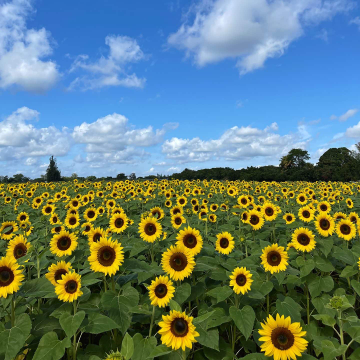
#> input picture a-02/a2images/a2images/the_berry_farms_sunflower_field.jpeg, 360 x 360 px, found by its file name
$ jupyter execute --allow-errors assignment.ipynb
#> lines starting #> are read from the running program, lines starting #| are printed output that depends on the picture; after the words box and inside, x2 and y2 are one past the last pixel; in counts of white or black regions, pixels touching at a corner belong together
# Imports

[cell 1]
import cv2
import numpy as np
import matplotlib.pyplot as plt
from scipy.ndimage import gaussian_laplace, maximum_filter
from pathlib import Path
import csv
from scipy.optimize import minimize

# Q1

[cell 2]
im = cv2.imread("C:\\EN3160 - Image Processing and Machine Vision\\a-02\\a2images\\a2images\\the_berry_farms_sunflower_field.jpeg",cv2.IMREAD_REDUCED_COLOR_4)
#> im is the input picture: shape (360, 360, 3); mean B, G, R 119.1, 125.3, 100.4
gray = cv2.cvtColor(im, cv2.COLOR_BGR2GRAY)
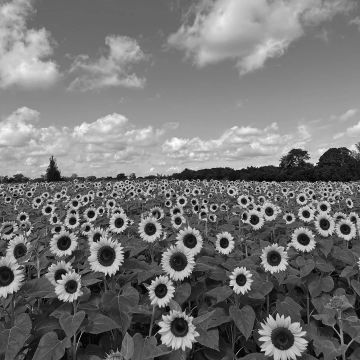
#> gray: shape (360, 360); min 1, max 253, mean 117.1
gray = gray.astype(np.float32) / 255.0
print("Image dimensions:", gray.shape)
#| Image dimensions: (360, 360)

[cell 3]
SIGMAS = np.linspace(1.0, 12.0, num=25)
RELATIVE_THRESHOLD = 0.6

[cell 4]
responses = []
for sigma in SIGMAS:
    log_response = gaussian_laplace(gray, sigma=sigma)
    normalized_log = (sigma ** 2) * log_response
    response = np.abs(normalized_log)
    responses.append(response)
#> this loop made 25 passes
#> pass 1, `log_response = gaussian_laplace(gray, sigma=sigma)`:
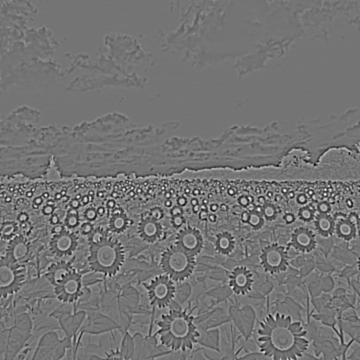
#> log_response: shape (360, 360) float32; min -0.303, max 0.359, mean -6.62e-05; drawn with min black and max white
#> pass 1, `response = np.abs(normalized_log)`:
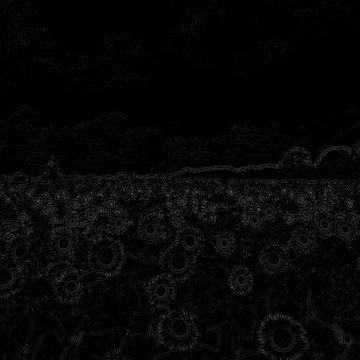
#> response: shape (360, 360) float32; min 1.25e-07, max 0.359, mean 0.0274
#> pass 2, `log_response = gaussian_laplace(gray, sigma=sigma)`:
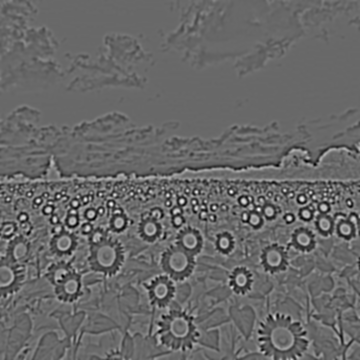
#> log_response: shape (360, 360) float32; min -0.129, max 0.185, mean -5.38e-05; drawn with min black and max white
#> after the loop, responses = 25 items

[cell 5]
scale_space = np.stack(responses, axis=0)
local_max = maximum_filter( scale_space,size=(3, 5,5),mode="nearest")
threshold = RELATIVE_THRESHOLD * float(scale_space.max())
#> threshold = 0.241
is_extremum = ((scale_space == local_max)& (scale_space >= threshold))
scale_idx, y_idx, x_idx = np.where(is_extremum)
#> scale_idx = 180 values from 0 to 24; y_idx = 180 values, max 359 at index 56, min 153 at index 0, mean 232; x_idx = 180 values, max 353 at index 102, min 0 at index 165, mean 181.3

blobs = []
for si, y, x in zip(scale_idx, y_idx, x_idx):
    sigma = float(SIGMAS[si])
    response = float(scale_space[si, y, x])
    radius = np.sqrt(2.0) * sigma
    blobs.append(
        (response, int(x), int(y), sigma, float(radius))
    )
#> this loop made 180 passes
#> (si, y, x, sigma, response, radius) on passes 1 to 3: (0, 153, 349, 1, 0.249, 1.41), (0, 164, 315, 1, 0.265, 1.41), (0, 183, 145, 1, 0.242, 1.41)
#> after the loop, blobs = 180 items, first 6: (0.249, 349, 153, 1, 1.41), (0.265, 315, 164, 1, 1.41), (0.242, 145, 183, 1, 1.41), (0.25, 132, 188, 1, 1.41), (0.256, 163, 188, 1, 1.41), (0.252, 222, 188, 1, 1.41)
blobs.sort(key=lambda item: item[0], reverse=True)

[cell 6]
result = im.copy()

for response, x, y, sigma, radius in blobs:
    cv2.circle(
        result,
        (x, y),
        max(1, int(round(radius))),
        (0, 0, 255),
        1,
        cv2.LINE_AA
    )
#> this loop made 180 passes
#> (response, x, y, sigma, radius) on passes 1 to 3: (0.401, 323, 207, 2.38, 3.36), (0.4, 306, 214, 2.38, 3.36), (0.395, 269, 211, 2.83, 4.01)
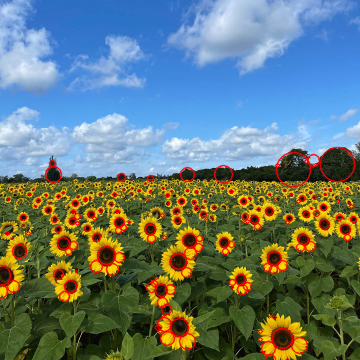
#> result: shape (360, 360, 3); 6.47% of pixels changed, all inside (x1, y1, x2, y2) = (0, 146, 358, 360)

largest = sorted(
    blobs,
    key=lambda item: item[4],
    reverse=True
)[:10]
#> largest = 10 items, first 6: (0.246, 293, 169, 12, 16.97), (0.244, 337, 164, 12, 16.97), (0.349, 282, 338, 7.42, 10.49), (0.339, 0, 275, 7.42, 10.49), (0.252, 223, 174, 6.5, 9.19), (0.363, 106, 255, 6.04, 8.54)

# print("\nLargest detected circles")
# print("Rank | x | y | sigma | radius | LoG response")

# for rank, (response, x, y, sigma, radius) in enumerate(
#     largest, start=1
# ):
#     print(
#         f"{rank:4d} | {x:4d} | {y:4d} | "
#         f"{sigma:5.2f} | {radius:6.2f} | "
#         f"{response:.5f}"
#     )

with open("q1_largest_circles.csv", "w", newline="") as f:
    writer = csv.writer(f)
    writer.writerow(
        ["rank", "x", "y", "sigma", "radius_pixels", "log_response"]
    )

    for rank, blob in enumerate(largest, start=1):
        response, x, y, sigma, radius = blob
        writer.writerow(
            [rank, x, y, sigma, radius, response]
        )
#> this loop made 10 passes
#> (response, x, y, sigma, radius) on passes 1 to 10: (0.246, 293, 169, 12, 16.97), (0.244, 337, 164, 12, 16.97), (0.349, 282, 338, 7.42, 10.49), (0.339, 0, 275, 7.42, 10.49), (0.252, 223, 174, 6.5, 9.19), (0.363, 106, 255, 6.04, 8.54), (0.346, 179, 327, 6.04, 8.54), (0.353, 178, 261, 5.58, 7.9), (0.302, 53, 174, 5.58, 7.9), (0.263, 187, 341, 5.58, 7.9)


result_rgb = cv2.cvtColor(result, cv2.COLOR_BGR2RGB)
original_rgb = cv2.cvtColor(im, cv2.COLOR_BGR2RGB)

fig, axes = plt.subplots(1, 2, figsize=(15, 7))

axes[0].imshow(original_rgb)
axes[0].set_title("Original sunflower image")
axes[0].axis("off")

axes[1].imshow(result_rgb)
axes[1].set_title("Scale-space LoG blob detections")
axes[1].axis("off")

plt.tight_layout()
plt.savefig("q1_log_detection_result.png", dpi=200)
plt.show()

max_response_image = scale_space.max(axis=0)
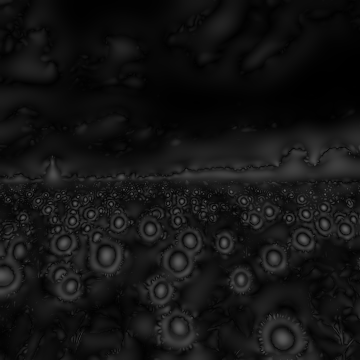
#> max_response_image: shape (360, 360) float32; min 0.000874, max 0.401, mean 0.0783

# [8 lines of commented-out code are left out]

# Q2

[cell 7]
np.random.seed(0)

N = 100
half_n = N // 2

# Ground-truth circle
r_gt = 10
x0_gt, y0_gt = 2, 3
s_circle = r_gt / 16

t = np.random.uniform(0, 2 * np.pi, half_n)
n = s_circle * np.random.randn(half_n)

x = x0_gt + (r_gt + n) * np.cos(t)
y = y0_gt + (r_gt + n) * np.sin(t)
X_circ = np.column_stack((x, y))

# Ground-truth line: y = mx + b
m_gt, b_gt = -1, 2
s_line = 1.0

x = np.linspace(-12, 12, half_n)
y = m_gt * x + b_gt + s_line * np.random.randn(half_n)
X_line = np.column_stack((x, y))

# Combined point set
X = np.vstack((X_circ, X_line))

[cell 8]
plt.figure(figsize=(9, 7))
plt.scatter(X_line[:, 0], X_line[:, 1], s=10, color="orange", alpha=0.5)
plt.scatter(X_circ[:, 0], X_circ[:, 1], s=10, color="blue", alpha=0.5)
circle = plt.Circle((x0_gt, y0_gt), r_gt, color="blue", fill=False, lw=2, label="Ground-truth circle")
plt.gca().add_artist(circle)
line_x = np.array([-12, 12])
line_y = m_gt * line_x + b_gt
plt.plot(line_x, line_y, color="green", lw=2, label="Ground-truth line")
plt.title("Synthetic dataset: circle and line with noise")
plt.xlabel("x")
plt.ylabel("y")
plt.axis("equal")
plt.tight_layout()
plt.legend()
plt.show()
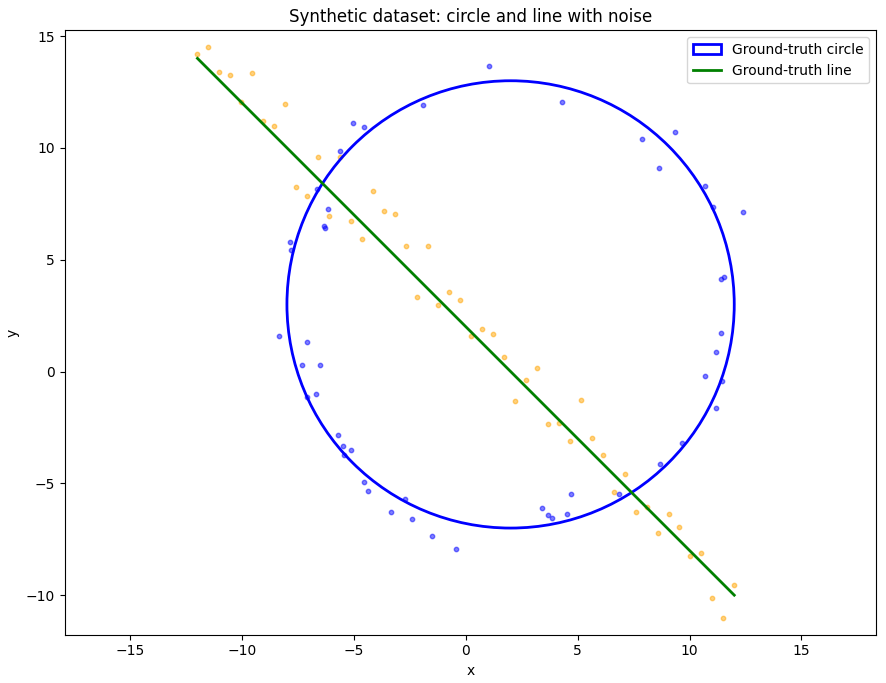
#> figure drawn by matplotlib, 1 panel

## RANSAC LINE FITTING

[cell 9]
def line_from_two_points(p1, p2):
    direction = p2 - p1
    length = np.linalg.norm(direction)
    if length < 1e-10:
        return None
    normal = np.array([-direction[1], direction[0]]) / length
    d = np.dot(normal, p1)
    return normal[0], normal[1], d

def line_distances(points, model):
    a, b, d = model
    return np.abs(a * points[:, 0] + b * points[:, 1] - d)

def ransac_line(points, iterations=3000, threshold=1.8,
                min_inliers=35):
#> called with points = array of shape (100, 2), iterations = 3000, threshold = 1.8, min_inliers = 35
    best_model = None
    best_inliers = None
    best_sample = None

    for _ in range(iterations):
        # A line requires two sample points
        indices = np.random.choice(len(points), 2, replace=False)
        sample = points[indices]

        model = line_from_two_points(sample[0], sample[1])

        if model is None:
            continue

        distances = line_distances(points, model)
        inliers = distances < threshold

        if inliers.sum() >= min_inliers:
            if (best_inliers is None or
                    inliers.sum() > best_inliers.sum()):
                best_model = model
                best_inliers = inliers
                best_sample = sample.copy()

    return best_model, best_inliers, best_sample
line_fit, line_inliers, line_sample = ransac_line(X)
#> (the rest of this cell did not finish here and is left out)

[cell 10]
plt.figure(figsize=(9, 7))

plt.scatter(X_line[:, 0], X_line[:, 1],
            s=10, color="orange", alpha=0.5, label="Line points")
plt.scatter(X_circ[:, 0], X_circ[:, 1],
            s=10, color="blue", alpha=0.5, label="Circle points")

plt.scatter(X[line_inliers, 0], X[line_inliers, 1],
            s=25, color="olive", label="Line inliers")

plt.scatter(line_sample[:, 0], line_sample[:, 1],
            s=100, marker="x", color="red",
            label="Best two-point sample")

circle = plt.Circle((x0_gt, y0_gt), r_gt,
                    color="blue", fill=False, lw=2,
                    label="Ground-truth circle")
plt.gca().add_artist(circle)

line_x = np.array([-12, 12])
line_y = m_gt * line_x + b_gt
plt.plot(line_x, line_y, color="green", lw=2,
         label="Ground-truth line")

# Convert ax + by = d to y = mx + c
#> (the rest of this cell did not finish here and is left out)

[cell 11]
def fit_line_tls(points):
    centroid = points.mean(axis=0)
    centered = points - centroid

    # SVD: smallest singular direction is the line normal
    _, _, vt = np.linalg.svd(centered, full_matrices=False)

    normal = vt[-1]
    normal = normal / np.linalg.norm(normal)
    d = np.dot(normal, centroid)

    return normal[0], normal[1], d


# Refine line using the RANSAC consensus
line_best = fit_line_tls(X[line_inliers])

# Remove line inliers for Question 2(b)
X_remaining = X[~line_inliers]

print("QUESTION 2(a): LINE FITTING")
#> (the rest of this cell did not finish here and is left out)

## CIRCLE ESTIMATION FROM THREE POINTS

[cell 12]
def circle_from_three_points(points):

    p1, p2, p3 = points

    A = 2 * np.array([
        [p2[0] - p1[0], p2[1] - p1[1]],
        [p3[0] - p1[0], p3[1] - p1[1]]
    ])

    rhs = np.array([
        p2 @ p2 - p1 @ p1,
        p3 @ p3 - p1 @ p1
    ])

    if abs(np.linalg.det(A)) < 1e-8:
        return None

    cx, cy = np.linalg.solve(A, rhs)
    radius = np.linalg.norm(p1 - np.array([cx, cy]))

    if not np.isfinite(radius):
        return None

    return cx, cy, radius


def circle_distances(points, model):

    cx, cy, radius = model
    distances = np.linalg.norm(
        points - np.array([cx, cy]), axis=1
    )
    return np.abs(distances - radius)

##RANSAC CIRCLE FITTING

[cell 13]
def ransac_circle(points, iterations=5000, threshold=1.2,
                  min_inliers=30):
#> called with points = array of shape (43, 2), iterations = 5000, threshold = 1.2, min_inliers = 30
    best_model = None
    best_inliers = None
    best_sample = None

    if len(points) < 3:
        raise RuntimeError("Not enough points to fit a circle.")

    for _ in range(iterations):
        # Three non-collinear points determine a circle
        indices = np.random.choice(len(points), 3, replace=False)
        sample = points[indices]
        model = circle_from_three_points(sample)
        if model is None:
            continue
        distances = circle_distances(points, model)
        inliers = distances < threshold
        if inliers.sum() >= min_inliers:
            if (best_inliers is None or
                    inliers.sum() > best_inliers.sum()):
                best_model = model
                best_inliers = inliers
                best_sample = sample.copy()

    if best_model is None:
        raise RuntimeError(
            "No acceptable circle consensus found. "
            "Adjust the threshold or minimum consensus."
        )

    return best_model, best_inliers, best_sample


circle_ransac, circle_inliers, circle_sample = ransac_circle(
    X_remaining
)

[cell 14]
fig, ax = plt.subplots(figsize=(9, 7))

# Original line and circle points
ax.scatter(
    X_line[:, 0], X_line[:, 1],
    s=10, color="orange", alpha=0.5,
    label="Line points"
)

ax.scatter(
    X_circ[:, 0], X_circ[:, 1],
    s=10, color="blue", alpha=0.5,
    label="Circle points"
)

# Ground-truth circle
gt_circle = plt.Circle(
    (x0_gt, y0_gt), r_gt,
    color="blue", fill=False, linewidth=2,
    label="Ground-truth circle"
)
ax.add_patch(gt_circle)

# Ground-truth line
line_x = np.array([-12, 12])
line_y = m_gt * line_x + b_gt

ax.plot(
    line_x, line_y,
    color="green", linewidth=2,
    label="Ground-truth line"
)

# Remaining points after line fitting
ax.scatter(
    X_remaining[:, 0], X_remaining[:, 1],
    c="gray", s=20, alpha=0.6,
    label="Remaining points"
)

# RANSAC circle
cx, cy, radius = circle_ransac

ransac_circle_patch = plt.Circle(
    (cx, cy), radius,
    color="red", fill=False, linewidth=2,
    label="RANSAC circle fit"
)
ax.add_patch(ransac_circle_patch)

# Circle inliers
ax.scatter(
    X_remaining[circle_inliers, 0],
    X_remaining[circle_inliers, 1],
    c="limegreen", s=25,
    label="Circle inliers"
)

# Three points used by the best RANSAC sample
ax.scatter(
    circle_sample[:, 0], circle_sample[:, 1],
    c="black", marker="x", s=80,
    label="Sampled points"
)

ax.set_aspect("equal", adjustable="box")
ax.set_title("Ground Truth vs RANSAC Circle Fitting")
ax.set_xlabel("X")
ax.set_ylabel("Y")
ax.legend(
    loc="upper left",
    bbox_to_anchor=(1.02, 1),
    borderaxespad=0
)

ax.scatter(
    X_remaining[:, 0],
    X_remaining[:, 1],
    c="gray",
    s=12,
    alpha=0.35,
    label="_nolegend_"
)

plt.tight_layout()
plt.show()
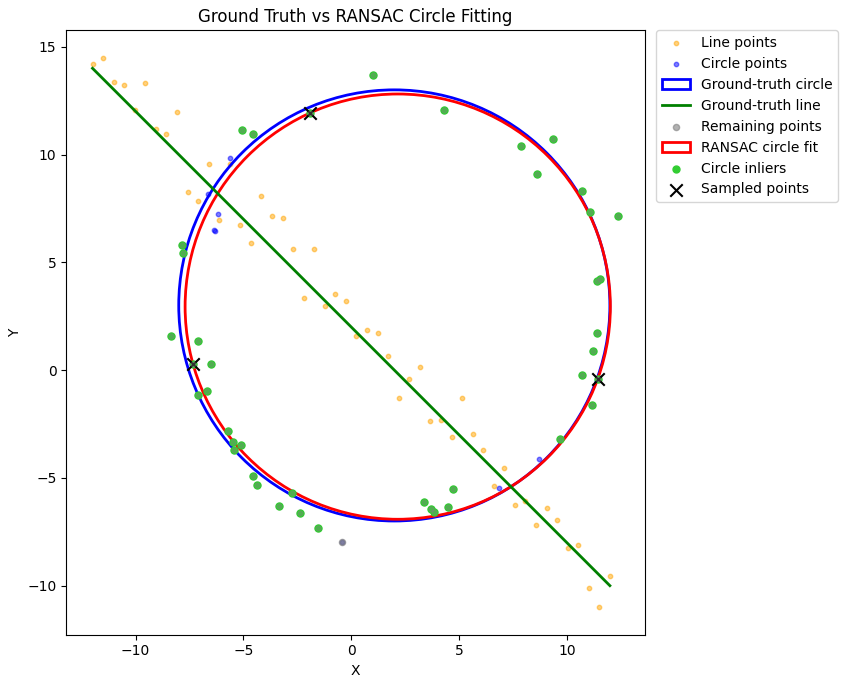
#> figure drawn by matplotlib, 1 panel
ax.grid(alpha=0.2)


print("RANSAC circle (cx, cy, radius):", circle_ransac)
print("Number of circle inliers:", circle_inliers.sum())
print("Number of remaining points:", len(X_remaining))

$ run again, with a-02/a2images/a2images/pg.jpeg copied over a-02/a2images/a2images/the_berry_farms_sunflower_field.jpeg
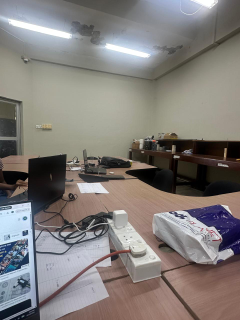
#> input picture a-02/a2images/a2images/pg.jpeg, 240 x 320 px, found by its file name
#> im is the input picture: shape (320, 240, 3); mean B, G, R 121.2, 124.3, 129.2
#| Image dimensions: (320, 240)
#> after the loop `for sigma in SIGMAS:`: responses = 25 items
#> threshold = 0.199
#> scale_idx = 93 values from 0 to 24; y_idx = 93 values, max 319 at index 56, min 0 at index 84, mean 218.7; x_idx = 93 values, max 239 at index 82, min 0 at index 38, mean 99.17
#> the loop `for si, y, x in zip(scale_idx, y_idx, x_idx):` made 93 passes
#> (si, y, x, sigma, response, radius) on passes 1 to 8: (0, 137, 152, 1, 0.205, 1.41), (0, 149, 225, 1, 0.252, 1.41), (0, 160, 130, 1, 0.254, 1.41), (0, 161, 77, 1, 0.213, 1.41), (0, 165, 223, 1, 0.225, 1.41), (0, 193, 96, 1, 0.208, 1.41), (0, 207, 10, 1, 0.205, 1.41), (0, 211, 229, 1, 0.224, 1.41)
#> after the loop `for si, y, x in zip(scale_idx, y_idx, x_idx):`: blobs = 93 items, first 6: (0.205, 152, 137, 1, 1.41), (0.252, 225, 149, 1, 1.41), (0.254, 130, 160, 1, 1.41), (0.213, 77, 161, 1, 1.41), (0.225, 223, 165, 1, 1.41), (0.208, 96, 193, 1, 1.41)
#> the loop `for response, x, y, sigma, radius in blobs:` made 93 passes
#> (response, x, y, sigma, radius) on passes 1 to 8: (0.332, 24, 233, 1.92, 2.71), (0.32, 229, 252, 3.29, 4.66), (0.298, 206, 0, 9.71, 13.73), (0.29, 182, 216, 1.92, 2.71), (0.276, 25, 260, 2.83, 4.01), (0.274, 15, 219, 12, 16.97), (0.274, 24, 218, 1.46, 2.06), (0.273, 175, 156, 1.46, 2.06)
#> after the loop `for response, x, y, sigma, radius in blobs:`:
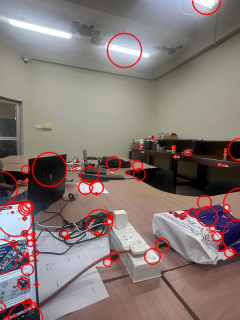
#> result: shape (320, 240, 3); 6.88% of pixels changed, all inside (x1, y1, x2, y2) = (0, 0, 240, 320)
#> largest = 10 items, first 6: (0.274, 15, 219, 12, 16.97), (0.241, 239, 236, 12, 16.97), (0.233, 49, 169, 12, 16.97), (0.218, 25, 319, 12, 16.97), (0.212, 124, 50, 12, 16.97), (0.21, 0, 188, 12, 16.97)
#> the loop `for rank, blob in enumerate(largest, start=1):` made 10 passes
#> `max_response_image = scale_space.max(axis=0)`:
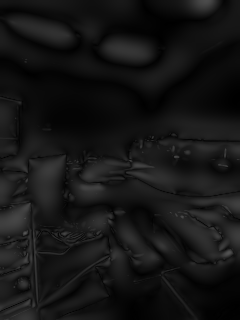
#> max_response_image: shape (320, 240) float32; min 0.00201, max 0.332, mean 0.0841

$ run again, with a-02/a2images/a2images/wadham.jpg copied over a-02/a2images/a2images/the_berry_farms_sunflower_field.jpeg
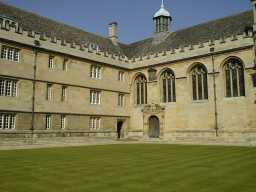
#> input picture a-02/a2images/a2images/wadham.jpg, 256 x 192 px, found by its file name
#> im is the input picture: shape (192, 256, 3); mean B, G, R 83.1, 116.5, 117.6
#| Image dimensions: (192, 256)
#> after the loop `for sigma in SIGMAS:`: responses = 25 items
#> threshold = 0.159
#> scale_idx = 224 values from 0 to 14; y_idx = 224 values, max 137 at index 112, min 0 at index 113, mean 71.26; x_idx = 224 values, max 255 at index 114, min 0 at index 121, mean 136
#> the loop `for si, y, x in zip(scale_idx, y_idx, x_idx):` made 224 passes
#> (y, x, response) on passes 1 to 3: (5, 162, 0.161), (19, 170, 0.201), (22, 3, 0.16)
#> after the loop `for si, y, x in zip(scale_idx, y_idx, x_idx):`: blobs = 224 items, first 6: (0.161, 162, 5, 1, 1.41), (0.201, 170, 19, 1, 1.41), (0.16, 3, 22, 1, 1.41), (0.163, 10, 22, 1, 1.41), (0.165, 115, 23, 1, 1.41), (0.174, 16, 24, 1, 1.41)
#> the loop `for response, x, y, sigma, radius in blobs:` made 224 passes
#> (response, x, y, sigma, radius) on passes 1 to 3: (0.266, 119, 124, 2.38, 3.36), (0.253, 2, 122, 1, 1.41), (0.251, 10, 127, 1, 1.41)
#> after the loop `for response, x, y, sigma, radius in blobs:`:
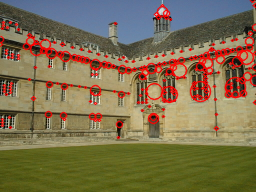
#> result: shape (192, 256, 3); 11.79% of pixels changed, all inside (x1, y1, x2, y2) = (0, 0, 256, 140)
#> largest = 10 items, first 6: (0.182, 235, 87, 7.42, 10.49), (0.195, 200, 91, 6.96, 9.84), (0.188, 169, 94, 5.58, 7.9), (0.18, 154, 91, 5.58, 7.9), (0.191, 246, 57, 4.67, 6.6), (0.177, 179, 70, 4.67, 6.6)
#> the loop `for rank, blob in enumerate(largest, start=1):` made 10 passes
#> `max_response_image = scale_space.max(axis=0)`:
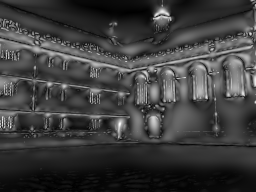
#> max_response_image: shape (192, 256) float32; min 0.00155, max 0.266, mean 0.0655; drawn with min black and max white
